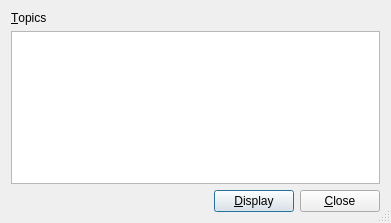
<ui version="4.0" >
 <comment>*********************************************************************
**
** Copyright (C) 2009 Nokia Corporation and/or its subsidiary(-ies).
** All rights reserved.
** Contact: Nokia Corporation (qt-info@nokia.com)
**
** This file is part of the Qt Assistant of the Qt Toolkit.
**
** $QT_BEGIN_LICENSE:LGPL$
** No Commercial Usage
** This file contains pre-release code and may not be distributed.
** You may use this file in accordance with the terms and conditions
** contained in the Technology Preview License Agreement accompanying
** this package.
**
** GNU Lesser General Public License Usage
** Alternatively, this file may be used under the terms of the GNU Lesser
** General Public License version 2.1 as published by the Free Software
** Foundation and appearing in the file LICENSE.LGPL included in the
** packaging of this file.  Please review the following information to
** ensure the GNU Lesser General Public License version 2.1 requirements
** will be met: http://www.gnu.org/licenses/old-licenses/lgpl-2.1.html.
**
** In addition, as a special exception, Nokia gives you certain additional
** rights.  These rights are described in the Nokia Qt LGPL Exception
** version 1.1, included in the file LGPL_EXCEPTION.txt in this package.
**
** If you have questions regarding the use of this file, please contact
** Nokia at qt-info@nokia.com.
**
**
**
**
**
**
**
**
** $QT_END_LICENSE$
**
*********************************************************************</comment>
 <class>TopicChooser</class>
 <widget class="QDialog" name="TopicChooser" >
  <property name="geometry" >
   <rect>
    <x>0</x>
    <y>0</y>
    <width>391</width>
    <height>223</height>
   </rect>
  </property>
  <property name="windowTitle" >
   <string>Choose Topic</string>
  </property>
  <property name="whatsThis" >
   <string>Select a topic from the list and click the &lt;b>Display&lt;/b>-button to open the online help.</string>
  </property>
  <property name="sizeGripEnabled" >
   <bool>true</bool>
  </property>
  <layout class="QVBoxLayout" >
   <property name="spacing" >
    <number>6</number>
   </property>
   <property name="leftMargin" >
    <number>11</number>
   </property>
   <property name="topMargin" >
    <number>11</number>
   </property>
   <property name="rightMargin" >
    <number>11</number>
   </property>
   <property name="bottomMargin" >
    <number>11</number>
   </property>
   <item>
    <widget class="QLabel" name="label" >
     <property name="text" >
      <string>&amp;Topics</string>
     </property>
     <property name="buddy" >
      <cstring>listbox</cstring>
     </property>
    </widget>
   </item>
   <item>
    <widget class="QListWidget" name="listbox" >
     <property name="whatsThis" >
      <string>Displays a list of available help topics for the keyword.</string>
     </property>
    </widget>
   </item>
   <item>
    <layout class="QHBoxLayout" >
     <property name="spacing" >
      <number>6</number>
     </property>
     <property name="leftMargin" >
      <number>0</number>
     </property>
     <property name="topMargin" >
      <number>0</number>
     </property>
     <property name="rightMargin" >
      <number>0</number>
     </property>
     <property name="bottomMargin" >
      <number>0</number>
     </property>
     <item>
      <spacer>
       <property name="orientation" >
        <enum>Qt::Horizontal</enum>
       </property>
       <property name="sizeType" >
        <enum>QSizePolicy::Expanding</enum>
       </property>
       <property name="sizeHint" >
        <size>
         <width>20</width>
         <height>20</height>
        </size>
       </property>
      </spacer>
     </item>
     <item>
      <widget class="QPushButton" name="buttonDisplay" >
       <property name="whatsThis" >
        <string>Open the topic selected in the list.</string>
       </property>
       <property name="text" >
        <string>&amp;Display</string>
       </property>
       <property name="autoDefault" >
        <bool>true</bool>
       </property>
       <property name="default" >
        <bool>true</bool>
       </property>
      </widget>
     </item>
     <item>
      <widget class="QPushButton" name="buttonCancel" >
       <property name="whatsThis" >
        <string>Close the Dialog.</string>
       </property>
       <property name="text" >
        <string>&amp;Close</string>
       </property>
       <property name="autoDefault" >
        <bool>true</bool>
       </property>
      </widget>
     </item>
    </layout>
   </item>
  </layout>
 </widget>
 <resources/>
 <connections/>
</ui>
